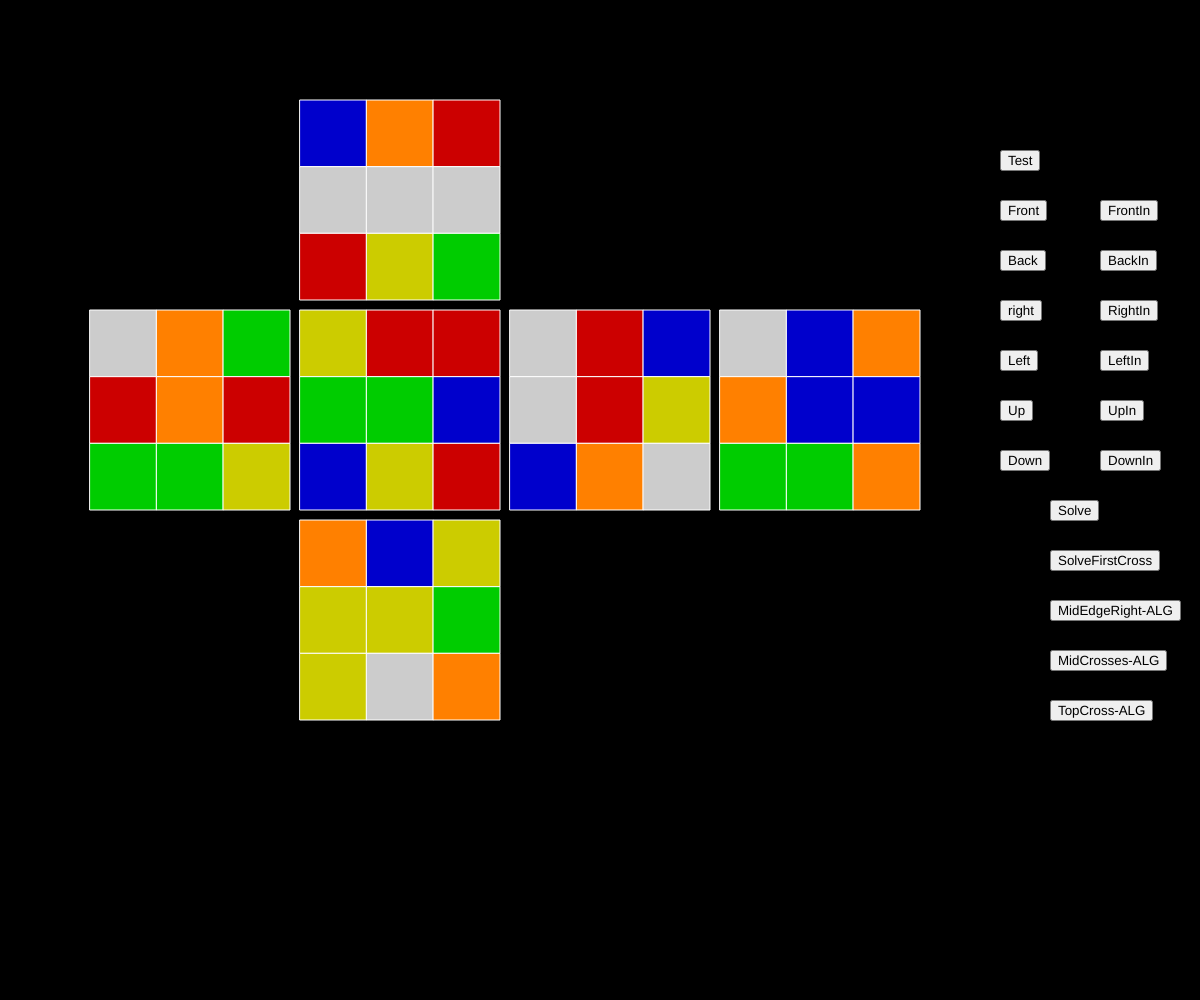
Frame 1 (no input)
Frame 60 (no input): identical to frame 1, image omitted
Frame 120 (the mouse pressed at the canvas centre since frame 60): identical to frame 1, image omitted

The p5.js sketch that drew this single still picture (run headless with seeded random() and noise() and a simulated clock; from frame 60 on, the mouse is pressed at the canvas centre):

// p5.js sketch
// ── sketch.js
let cube;
let button;
let size = 200;
let spacing = 10;
function setup() {
	createCanvas(windowWidth, windowHeight);
	cube = new Cube(size, spacing);
		cube.rotateDown();
		button = createButton('Front');
		button.position(1000, 200);
		button.mousePressed(front);
		button = createButton('FrontIn');
		button.position(1100, 200);
		button.mousePressed(frontInverted);
		button = createButton('Back');
		button.position(1000, 250);
		button.mousePressed(back);
		button = createButton('BackIn');
		button.position(1100, 250);
		button.mousePressed(backInverted);
		button = createButton('right');
		button.position(1000, 300);
		button.mousePressed(right);
		button = createButton('RightIn');
		button.position(1100, 300);
		button.mousePressed(rightInverted);
		button = createButton('Left');
		button.position(1000, 350);
		button.mousePressed(left);
		button = createButton('LeftIn');
		button.position(1100, 350);
		button.mousePressed(leftInverted);
		button = createButton('Up');
		button.position(1000, 400);
		button.mousePressed(up);
		button = createButton('UpIn');
		button.position(1100, 400);
		button.mousePressed(upInverted);
		button = createButton('Down');
		button.position(1000, 450);
		button.mousePressed(down);
		button = createButton('DownIn');
		button.position(1100, 450);
		button.mousePressed(downInverted);

		button = createButton('SpinUp');
		button.position(1200, 200);
		button.mousePressed(spinUp);
		button = createButton('SpinDown');
		button.position(1200, 250);
		button.mousePressed(spinDown);
		button = createButton('SpinRight');
		button.position(1200, 300);
		button.mousePressed(spinRight);
		button = createButton('SpinLeft');
		button.position(1200, 350);
		button.mousePressed(spinLeft);

		button = createButton('Solve');
		button.position(1050, 500);
		button.mousePressed(solve);
		button = createButton('Test');
		button.position(1000, 150);
		button.mousePressed(solveFirstCross);
		button = createButton('MixUp');
		button.position(1200, 150);
		button.mousePressed(mixUp);

		button = createButton('SolveFirstCross');
		button.position(1050, 550);
		button.mousePressed(solveFirstCross);
		button = createButton('SolveFirstCorners');
		button.position(1200, 550);
		button.mousePressed(solveFirstCorners);
		button = createButton('MidEdgeRight-ALG');
		button.position(1050, 600);
		button.mousePressed(midEdgeRightAlgorithm);
		button = createButton('MidEdgeLeft-ALG');
		button.position(1200, 600);
		button.mousePressed(midEdgeLeftAlgorithm);
		button = createButton('MidCrosses-ALG');
		button.position(1050, 650);
		button.mousePressed(midCrossesAlgorithm);
		button = createButton('FinalCornerRepeat-ALG');
		button.position(1200, 650);
		button.mousePressed(finalCornerRepeatAlgorithm);
		button = createButton('TopCross-ALG');
		button.position(1050, 700);
		button.mousePressed(topCrossAlgorithm);
		button = createButton('ShuffleTopCorners-ALG');
		button.position(1200, 700);
		button.mousePressed(shuffleTopCornersAlgorithm);

		cube.mixUp();
		findCorner();
}

function draw() {
	background(0);
	cube.show();
}


//rotation functions, rotating cube side------------------------------------------
function front(){
	cube.rotateFront();
}
function frontInverted(){
	cube.rotateFrontInverted();
}
function back(){
	cube.rotateBack();
}
function backInverted(){
	cube.rotateBackInverted();
}
function right(){
	cube.rotateRight();
}
function rightInverted(){
	cube.rotateRightInverted();
}
function left(){
	cube.rotateLeft();
}
function leftInverted(){
	cube.rotateLeftInverted();
}
function up(){
	cube.rotateUp();
}
function upInverted(){
	cube.rotateUpInverted();
}
function down(){
	cube.rotateDown();
}
function downInverted(){
	cube.rotateDownInverted();
}

//spin functions, rotating entire cube--------------------------------------------
function spinUp(){
	cube.spinUp();
}
function spinDown(){
	cube.spinDown();
}
function spinRight(){
	cube.spinRight();
}
function spinLeft(){
	cube.spinLeft();
}

//find side color functions-------------------------------------------------------
function getFrontColor(){
	return cube.front.squares[4].color;
}
function getRightColor(){
	return cube.right.squares[4].color;
}
function getLeftColor(){
	return cube.left.squares[4].color;
}
function getBackColor(){
	return cube.back.squares[4].color;
}
function getUpColor(){
	return cube.up.squares[4].color;
}
function getDownColor(){
	return cube.down.squares[4].color;
}

//other cube API's ---------------------------------------------------------------
function findEdge(color1, color2){
	return cube.findEdge(color1, color2);
}

function mixUp(){
	cube.mixUp();
}
function test(){
  for (let i=0; i<500000; i++){
    cube.mixUp();
    solve();
    let checkcolor = getFrontColor();
    if (checkIsSolved){
			console.log(i);
		}
		else{
			console.log("Fail");
			break;
		}
  }
}

function findCorner (color1, color2, color3){
	if (
		color1 == cube.front.squares[0].color && color2 == cube.up.squares[6].color && color3 == cube.left.squares[2].color ||
		color1 == cube.front.squares[0].color && color3 == cube.up.squares[6].color && color2 == cube.left.squares[2].color ||
		color1 == cube.up.squares[6].color && color2 == cube.left.squares[2].color && color3 == cube.front.squares[0].color ||
		color1 == cube.up.squares[6].color && color3 == cube.left.squares[2].color && color2 == cube.front.squares[0].color ||
		color1 == cube.left.squares[2].color && color2 == cube.up.squares[6].color && color3 == cube.front.squares[0].color ||
		color1 == cube.left.squares[2].color && color3 == cube.up.squares[6].color && color2 == cube.front.squares[0].color
	){
		return 1;
	}
	else if (
		color1 == cube.front.squares[2].color && color2 == cube.up.squares[8].color && color3 == cube.right.squares[0].color ||
		color1 == cube.front.squares[2].color && color3 == cube.up.squares[8].color && color2 == cube.right.squares[0].color ||
		color1 == cube.up.squares[8].color && color2 == cube.right.squares[0].color && color3 == cube.front.squares[2].color ||
		color1 == cube.up.squares[8].color && color3 == cube.right.squares[0].color && color2 == cube.front.squares[2].color ||
		color1 == cube.right.squares[0].color && color2 == cube.up.squares[8].color && color3 == cube.front.squares[2].color ||
		color1 == cube.right.squares[0].color && color3 == cube.up.squares[8].color && color2 == cube.front.squares[2].color
	) {
		return 2;
	}
	else if (
		color1 == cube.front.squares[6].color && color2 == cube.down.squares[0].color && color3 == cube.left.squares[8].color ||
		color1 == cube.front.squares[6].color && color3 == cube.down.squares[0].color && color2 == cube.left.squares[8].color ||
		color1 == cube.down.squares[0].color && color2 == cube.left.squares[8].color && color3 == cube.front.squares[6].color ||
		color1 == cube.down.squares[0].color && color3 == cube.left.squares[8].color && color2 == cube.front.squares[6].color ||
		color1 == cube.left.squares[8].color && color2 == cube.down.squares[0].color && color3 == cube.front.squares[6].color ||
		color1 == cube.left.squares[8].color && color3 == cube.down.squares[0].color && color2 == cube.front.squares[6].color
	) {
		return 3;
	}
	else if (
		color1 == cube.front.squares[8].color && color2 == cube.down.squares[2].color && color3 == cube.right.squares[6].color ||
		color1 == cube.front.squares[8].color && color3 == cube.down.squares[2].color && color2 == cube.right.squares[6].color ||
		color1 == cube.down.squares[2].color && color2 == cube.right.squares[6].color && color3 == cube.front.squares[8].color ||
		color1 == cube.down.squares[2].color && color3 == cube.right.squares[6].color && color2 == cube.front.squares[8].color ||
		color1 == cube.right.squares[6].color && color2 == cube.down.squares[2].color && color3 == cube.front.squares[8].color ||
		color1 == cube.right.squares[6].color && color3 == cube.down.squares[2].color && color2 == cube.front.squares[8].color
	) {
		return 4;
	}
	else if (
		color1 == cube.back.squares[2].color && color2 == cube.up.squares[0].color && color3 == cube.left.squares[0].color ||
		color1 == cube.back.squares[2].color && color3 == cube.up.squares[0].color && color2 == cube.left.squares[0].color ||
		color1 == cube.up.squares[0].color && color2 == cube.left.squares[0].color && color3 == cube.back.squares[2].color ||
		color1 == cube.up.squares[0].color && color3 == cube.left.squares[0].color && color2 == cube.back.squares[2].color ||
		color1 == cube.left.squares[0].color && color2 == cube.up.squares[0].color && color3 == cube.back.squares[2].color ||
		color1 == cube.left.squares[0].color && color3 == cube.up.squares[0].color && color2 == cube.back.squares[2].color
	) {
		return 5;
	}
	else if (
		color1 == cube.back.squares[0].color && color2 == cube.up.squares[2].color && color3 == cube.right.squares[2].color ||
		color1 == cube.back.squares[0].color && color3 == cube.up.squares[2].color && color2 == cube.right.squares[2].color ||
		color1 == cube.up.squares[2].color && color2 == cube.right.squares[2].color && color3 == cube.back.squares[0].color ||
		color1 == cube.up.squares[2].color && color3 == cube.right.squares[2].color && color2 == cube.back.squares[0].color ||
		color1 == cube.right.squares[2].color && color2 == cube.up.squares[2].color && color3 == cube.back.squares[0].color ||
		color1 == cube.right.squares[2].color && color3 == cube.up.squares[2].color && color2 == cube.back.squares[0].color
	) {
		return 6;
	}
	else if (
		color1 == cube.back.squares[8].color && color2 == cube.down.squares[6].color && color3 == cube.left.squares[6].color ||
		color1 == cube.back.squares[8].color && color3 == cube.down.squares[6].color && color2 == cube.left.squares[6].color ||
		color1 == cube.down.squares[6].color && color2 == cube.left.squares[6].color && color3 == cube.back.squares[8].color ||
		color1 == cube.down.squares[6].color && color3 == cube.left.squares[6].color && color2 == cube.back.squares[8].color ||
		color1 == cube.left.squares[6].color && color2 == cube.down.squares[6].color && color3 == cube.back.squares[8].color ||
		color1 == cube.left.squares[6].color && color3 == cube.down.squares[6].color && color2 == cube.back.squares[8].color
	) {
		return 7;
	}
	else if (
		color1 == cube.back.squares[6].color && color2 == cube.down.squares[8].color && color3 == cube.right.squares[8].color ||
		color1 == cube.back.squares[6].color && color3 == cube.down.squares[8].color && color2 == cube.right.squares[8].color ||
		color1 == cube.down.squares[8].color && color2 == cube.right.squares[8].color && color3 == cube.back.squares[6].color ||
		color1 == cube.down.squares[8].color && color3 == cube.right.squares[8].color && color2 == cube.back.squares[6].color ||
		color1 == cube.right.squares[8].color && color2 == cube.down.squares[8].color && color3 == cube.back.squares[6].color ||
		color1 == cube.right.squares[8].color && color3 == cube.down.squares[8].color && color2 == cube.back.squares[6].color
	) {
		return 8;
	}
}

//returns an array of 8 elements
//each element is true if the corner in its position is the correct corner, regardless of rotation

function cornerPositions(){
	let results = [];
	let color1;
	let color2;
	let color3;

	color1 = cube.front.squares[4].color;
	color2 = cube.up.squares[4].color;
	color3 = cube.left.squares[4].color;

	if (
		color1 == cube.front.squares[0].color && color2 == cube.up.squares[6].color && color3 == cube.left.squares[2].color ||
		color1 == cube.front.squares[0].color && color3 == cube.up.squares[6].color && color2 == cube.left.squares[2].color ||
		color1 == cube.up.squares[6].color && color2 == cube.left.squares[2].color && color3 == cube.front.squares[0].color ||
		color1 == cube.up.squares[6].color && color3 == cube.left.squares[2].color && color2 == cube.front.squares[0].color ||
		color1 == cube.left.squares[2].color && color2 == cube.up.squares[6].color && color3 == cube.front.squares[0].color ||
		color1 == cube.left.squares[2].color && color3 == cube.up.squares[6].color && color2 == cube.front.squares[0].color
	){
		results[0] = true;
	}
	else {
		results[0] = false;
	}

	color1 = cube.front.squares[4].color;
	color2 = cube.up.squares[4].color;
	color3 = cube.right.squares[4].color;

	if (
		color1 == cube.front.squares[2].color && color2 == cube.up.squares[8].color && color3 == cube.right.squares[0].color ||
		color1 == cube.front.squares[2].color && color3 == cube.up.squares[8].color && color2 == cube.right.squares[0].color ||
		color1 == cube.up.squares[8].color && color2 == cube.right.squares[0].color && color3 == cube.front.squares[2].color ||
		color1 == cube.up.squares[8].color && color3 == cube.right.squares[0].color && color2 == cube.front.squares[2].color ||
		color1 == cube.right.squares[0].color && color2 == cube.up.squares[8].color && color3 == cube.front.squares[2].color ||
		color1 == cube.right.squares[0].color && color3 == cube.up.squares[8].color && color2 == cube.front.squares[2].color
	) {
		results[1] = true;
	}
	else {
		results[1] = false;
	}

	color1 = cube.front.squares[4].color;
	color2 = cube.down.squares[4].color;
	color3 = cube.left.squares[4].color;

	if (
		color1 == cube.front.squares[6].color && color2 == cube.down.squares[0].color && color3 == cube.left.squares[8].color ||
		color1 == cube.front.squares[6].color && color3 == cube.down.squares[0].color && color2 == cube.left.squares[8].color ||
		color1 == cube.down.squares[0].color && color2 == cube.left.squares[8].color && color3 == cube.front.squares[6].color ||
		color1 == cube.down.squares[0].color && color3 == cube.left.squares[8].color && color2 == cube.front.squares[6].color ||
		color1 == cube.left.squares[8].color && color2 == cube.down.squares[0].color && color3 == cube.front.squares[6].color ||
		color1 == cube.left.squares[8].color && color3 == cube.down.squares[0].color && color2 == cube.front.squares[6].color
	) {
		results[2] = true;
	}
	else {
		results[2] = false;
	}

	color1 = cube.front.squares[4].color;
	color2 = cube.down.squares[4].color;
	color3 = cube.right.squares[4].color;

	if (
		color1 == cube.front.squares[8].color && color2 == cube.down.squares[2].color && color3 == cube.right.squares[6].color ||
		color1 == cube.front.squares[8].color && color3 == cube.down.squares[2].color && color2 == cube.right.squares[6].color ||
		color1 == cube.down.squares[2].color && color2 == cube.right.squares[6].color && color3 == cube.front.squares[8].color ||
		color1 == cube.down.squares[2].color && color3 == cube.right.squares[6].color && color2 == cube.front.squares[8].color ||
		color1 == cube.right.squares[6].color && color2 == cube.down.squares[2].color && color3 == cube.front.squares[8].color ||
		color1 == cube.right.squares[6].color && color3 == cube.down.squares[2].color && color2 == cube.front.squares[8].color
	) {
		results[3] = true;
	}
	else {
		results[3] = false;
	}

	color1 = cube.back.squares[4].color;
	color2 = cube.up.squares[4].color;
	color3 = cube.left.squares[4].color;

	if (
		color1 == cube.back.squares[2].color && color2 == cube.up.squares[0].color && color3 == cube.left.squares[0].color ||
		color1 == cube.back.squares[2].color && color3 == cube.up.squares[0].color && color2 == cube.left.squares[0].color ||
		color1 == cube.up.squares[0].color && color2 == cube.left.squares[0].color && color3 == cube.back.squares[2].color ||
		color1 == cube.up.squares[0].color && color3 == cube.left.squares[0].color && color2 == cube.back.squares[2].color ||
		color1 == cube.left.squares[0].color && color2 == cube.up.squares[0].color && color3 == cube.back.squares[2].color ||
		color1 == cube.left.squares[0].color && color3 == cube.up.squares[0].color && color2 == cube.back.squares[2].color
	) {
		results[4] = true;
	}
	else {
		results[4] = false;
	}

	color1 = cube.back.squares[4].color;
	color2 = cube.up.squares[4].color;
	color3 = cube.right.squares[4].color;

	if (
		color1 == cube.back.squares[0].color && color2 == cube.up.squares[2].color && color3 == cube.right.squares[2].color ||
		color1 == cube.back.squares[0].color && color3 == cube.up.squares[2].color && color2 == cube.right.squares[2].color ||
		color1 == cube.up.squares[2].color && color2 == cube.right.squares[2].color && color3 == cube.back.squares[0].color ||
		color1 == cube.up.squares[2].color && color3 == cube.right.squares[2].color && color2 == cube.back.squares[0].color ||
		color1 == cube.right.squares[2].color && color2 == cube.up.squares[2].color && color3 == cube.back.squares[0].color ||
		color1 == cube.right.squares[2].color && color3 == cube.up.squares[2].color && color2 == cube.back.squares[0].color
	) {
		results[5] = true;
	}
	else {
		results[5] = false;
	}

	color1 = cube.back.squares[4].color;
	color2 = cube.down.squares[4].color;
	color3 = cube.left.squares[4].color;

	if (
		color1 == cube.back.squares[8].color && color2 == cube.down.squares[6].color && color3 == cube.left.squares[6].color ||
		color1 == cube.back.squares[8].color && color3 == cube.down.squares[6].color && color2 == cube.left.squares[6].color ||
		color1 == cube.down.squares[6].color && color2 == cube.left.squares[6].color && color3 == cube.back.squares[8].color ||
		color1 == cube.down.squares[6].color && color3 == cube.left.squares[6].color && color2 == cube.back.squares[8].color ||
		color1 == cube.left.squares[6].color && color2 == cube.down.squares[6].color && color3 == cube.back.squares[8].color ||
		color1 == cube.left.squares[6].color && color3 == cube.down.squares[6].color && color2 == cube.back.squares[8].color
	) {
		results[6] = true;
	}
	else {
		results[6] = false;
	}

	color1 = cube.back.squares[4].color;
	color2 = cube.down.squares[4].color;
	color3 = cube.right.squares[4].color;

	if (
		color1 == cube.back.squares[6].color && color2 == cube.down.squares[8].color && color3 == cube.right.squares[8].color ||
		color1 == cube.back.squares[6].color && color3 == cube.down.squares[8].color && color2 == cube.right.squares[8].color ||
		color1 == cube.down.squares[8].color && color2 == cube.right.squares[8].color && color3 == cube.back.squares[6].color ||
		color1 == cube.down.squares[8].color && color3 == cube.right.squares[8].color && color2 == cube.back.squares[6].color ||
		color1 == cube.right.squares[8].color && color2 == cube.down.squares[8].color && color3 == cube.back.squares[6].color ||
		color1 == cube.right.squares[8].color && color3 == cube.down.squares[8].color && color2 == cube.back.squares[6].color
	) {
		results[7] = true;
	}
	else {
		results[7] = false;
	}
	return results;
}

function isCornerRotationCorrect(address){
	switch (address) {
		case 1:
			if (
				cube.front.squares[4].color == cube.front.squares[0].color &&
				cube.up.squares[4].color == cube.up.squares[6].color &&
				cube.left.squares[4].color == cube.left.squares[2].color
			){
				return true;
			}
			else{
				return false;
			}
			break;
		case 2:
			if (
				cube.front.squares[4].color == cube.front.squares[2].color &&
				cube.up.squares[4].color == cube.up.squares[8].color &&
				cube.right.squares[4].color == cube.right.squares[0].color
			){
				return true;
			}
			else{
				return false;
			}
			break;
		case 3:
			if (
				cube.front.squares[4].color == cube.front.squares[6].color &&
				cube.down.squares[4].color == cube.down.squares[0].color &&
				cube.left.squares[4].color == cube.left.squares[8].color
			){
				return true;
			}
			else{
				return false;
			}
			break;
		case 4:
			if (
				cube.front.squares[4].color == cube.front.squares[8].color &&
				cube.down.squares[4].color == cube.down.squares[2].color &&
				cube.right.squares[4].color == cube.right.squares[6].color
			){
				return true;
			}
			else{
				return false;
			}
			break;
		case 5:
			if (
				cube.back.squares[4].color == cube.back.squares[2].color &&
				cube.up.squares[4].color == cube.up.squares[0].color &&
				cube.left.squares[4].color == cube.left.squares[0].color
			){
				return true;
			}
			else{
				return false;
			}
			break;
		case 6:
			if (
				cube.back.squares[4].color == cube.back.squares[0].color &&
				cube.up.squares[4].color == cube.up.squares[2].color &&
				cube.right.squares[4].color == cube.right.squares[2].color
			){
				return true;
			}
			else{
				return false;
			}
			break;
		case 7:
			if (
				cube.back.squares[4].color == cube.back.squares[8].color &&
				cube.down.squares[4].color == cube.down.squares[6].color &&
				cube.left.squares[4].color == cube.left.squares[6].color
			){
				return true;
			}
			else{
				return false;
			}
			break;
		case 8:
			if (
				cube.back.squares[4].color == cube.back.squares[6].color &&
				cube.down.squares[4].color == cube.down.squares[8].color &&
				cube.right.squares[4].color == cube.right.squares[8].color
			){
				return true;
			}
			else{
				return false;
			}
			break;
		default:

	}
}

function getFaceColors(face){
	let colors = [];
	switch (face) {
		case "front":
			for (let i=0; i<cube.front.squares.length; i++){
				colors[i] = cube.front.squares[i].color;
			}
			break;
		case "back":
			for (let i=0; i<cube.back.squares.length; i++){
				colors[i] = cube.back.squares[i].color;
			}
			break;
		case "right":
			for (let i=0; i<cube.right.squares.length; i++){
				colors[i] = cube.right.squares[i].color;
			}
			break;
		case "left":
			for (let i=0; i<cube.left.squares.length; i++){
				colors[i] = cube.left.squares[i].color;
			}
			break;
		case "up":
			for (let i=0; i<cube.up.squares.length; i++){
				colors[i] = cube.up.squares[i].color;
			}
			break;
		case "down":
			for (let i=0; i<cube.down.squares.length; i++){
				colors[i] = cube.down.squares[i].color;
			}
			break;
		default:

	}
	return colors;
}

function checkMidCrosses(){
	let results = [];
	if (cube.left.squares[1].color == cube.left.squares[4].color){
		results[0] = true;
	}
	else{
		results[0] = false;
	}
	if (cube.front.squares[1].color == cube.front.squares[4].color) {
		results[1] = true;
	}
	else{
		results[1] = false;
	}
	if (cube.right.squares[1].color == cube.right.squares[4].color) {
		results[2] = true;
	}
	else{
		results[2] = false;
	}
	if (cube.back.squares[1].color == cube.back.squares[4].color) {
		results[3] = true;
	}
	else{
		results[3] = false;
	}
	return results;
}

function checkIsSolved(){
	let checkcolor = cube.front.squares[4].color;
	//check front
	if (
		cube.front.squares[0].color == checkcolor &&
		cube.front.squares[1].color == checkcolor &&
		cube.front.squares[2].color == checkcolor &&
		cube.front.squares[3].color == checkcolor &&
		cube.front.squares[5].color == checkcolor &&
		cube.front.squares[6].color == checkcolor &&
		cube.front.squares[7].color == checkcolor &&
		cube.front.squares[8].color == checkcolor
	){}
	else {return false;}
	//check right
	checkcolor = cube.right.squares[4].color;
	if (
		cube.right.squares[0].color == checkcolor &&
		cube.right.squares[1].color == checkcolor &&
		cube.right.squares[2].color == checkcolor &&
		cube.right.squares[3].color == checkcolor &&
		cube.right.squares[5].color == checkcolor &&
		cube.right.squares[6].color == checkcolor &&
		cube.right.squares[7].color == checkcolor &&
		cube.right.squares[8].color == checkcolor
	){}
	else {return false;}
	//check left
	checkcolor = cube.left.squares[4].color;
	if (
		cube.left.squares[0].color == checkcolor &&
		cube.left.squares[1].color == checkcolor &&
		cube.left.squares[2].color == checkcolor &&
		cube.left.squares[3].color == checkcolor &&
		cube.left.squares[5].color == checkcolor &&
		cube.left.squares[6].color == checkcolor &&
		cube.left.squares[7].color == checkcolor &&
		cube.left.squares[8].color == checkcolor
	){}
	else {return false;}
	//check back
	checkcolor = cube.back.squares[4].color;
	if (
		cube.back.squares[0].color == checkcolor &&
		cube.back.squares[1].color == checkcolor &&
		cube.back.squares[2].color == checkcolor &&
		cube.back.squares[3].color == checkcolor &&
		cube.back.squares[5].color == checkcolor &&
		cube.back.squares[6].color == checkcolor &&
		cube.back.squares[7].color == checkcolor &&
		cube.back.squares[8].color == checkcolor
	){}
	else {return false;}
	//check up
	checkcolor = cube.up.squares[4].color;
	if (
		cube.up.squares[0].color == checkcolor &&
		cube.up.squares[1].color == checkcolor &&
		cube.up.squares[2].color == checkcolor &&
		cube.up.squares[3].color == checkcolor &&
		cube.up.squares[5].color == checkcolor &&
		cube.up.squares[6].color == checkcolor &&
		cube.up.squares[7].color == checkcolor &&
		cube.up.squares[8].color == checkcolor
	){}
	else {return false;}
	//check down
	checkcolor = cube.down.squares[4].color;
	if (
		cube.down.squares[0].color == checkcolor &&
		cube.down.squares[1].color == checkcolor &&
		cube.down.squares[2].color == checkcolor &&
		cube.down.squares[3].color == checkcolor &&
		cube.down.squares[5].color == checkcolor &&
		cube.down.squares[6].color == checkcolor &&
		cube.down.squares[7].color == checkcolor &&
		cube.down.squares[8].color == checkcolor
	){}
	else {return false;}
	return true;
}

// ── algorithms.js
function midEdgeLeftAlgorithm(){
  upInverted();
  leftInverted();
  up();
  left();
  up();
  front();
  upInverted();
  frontInverted();
}

function midCrossesAlgorithm(){
  right();
  up();
  rightInverted();
  up();
  right();
  up();
  up();
  rightInverted();
  up();
}

function topCrossAlgorithm(){
  front();
  right();
  up();
  rightInverted();
  upInverted();
  frontInverted();
}
function shuffleTopCornersAlgorithm(){
  up();
  right();
  upInverted();
  leftInverted();
  up();
  rightInverted();
  upInverted();
  left();
}
function finalCornerRepeatAlgorithm(){
  rightInverted();
  downInverted();
  right();
  down();
}

function bottomRightCornerRepeatAlgorithm(){
  rightInverted();
  backInverted();
  right();
  back();
}
function bottomLeftCornerRepeatAlgorithm(){
  downInverted();
  backInverted();
  down();
  back();
}
function topRightCornerRepeatAlgorithm(){
  upInverted();
  backInverted();
  up();
  back();
}
function topLeftCornerRepeatAlgorithm(){
  leftInverted();
  backInverted();
  left();
  back();
}

// ── cube.js
class Cube{
  constructor(size, spacing){
    this.size = size;
    this.spacing = spacing;
    this.left = new Side(this.size, color(255, 128, 0));
    this.right = new Side(this.size, color(204, 0, 0));
    this.front = new Side(this.size, color(0, 204, 0));
    this.back = new Side(this.size, color(0, 0, 204));
    this.up = new Side(this.size, color(204, 204, 204));
    this.down = new Side(this.size, color(204, 204, 0));
  }

  show(){
    let sidepos = createVector(300, 100);
    this.up.show(sidepos);
    sidepos.x -= this.size + this.spacing;
    sidepos.y += this.size + this.spacing;
    this.left.show(sidepos);
    sidepos.x += this.size + this.spacing;
    this.front.show(sidepos);
    sidepos.x += this.size + this.spacing;
    this.right.show(sidepos);
    sidepos.x += this.size + this.spacing;
    this.back.show(sidepos);
    sidepos.x -= (this.size+this.spacing) * 2;
    sidepos.y += this.size + this.spacing;
    this.down.show(sidepos);
  }
//Cube Side Rotation Functions---------------------------------------------------------------
  rotateFront(){
    let square1 = this.right.squares[0];
    let square2 = this.right.squares[3];
    let square3 = this.right.squares[6];
    this.right.squares[0] = this.up.squares[6];
    this.right.squares[3] = this.up.squares[7];
    this.right.squares[6] = this.up.squares[8];
    this.up.squares[6] = this.left.squares[8];
    this.up.squares[7] = this.left.squares[5];
    this.up.squares[8] = this.left.squares[2];
    this.left.squares[8] = this.down.squares[2];
    this.left.squares[5] = this.down.squares[1];
    this.left.squares[2] = this.down.squares[0];
    this.down.squares[2] = square1;
    this.down.squares[1] = square2;
    this.down.squares[0] = square3;
    this.front.spinCW();
  }
  rotateFrontInverted(){
    let square1 = this.left.squares[2];
    let square2 = this.left.squares[5];
    let square3 = this.left.squares[8];
    this.left.squares[2] = this.up.squares[8];
    this.left.squares[5] = this.up.squares[7];
    this.left.squares[8] = this.up.squares[6];
    this.up.squares[8] = this.right.squares[6];
    this.up.squares[7] = this.right.squares[3];
    this.up.squares[6] = this.right.squares[0];
    this.right.squares[6] = this.down.squares[0];
    this.right.squares[3] = this.down.squares[1];
    this.right.squares[0] = this.down.squares[2];
    this.down.squares[0] = square1;
    this.down.squares[1] = square2;
    this.down.squares[2] = square3;
    this.front.spinCCW();
  }
  rotateBack(){
    let square1 = this.left.squares[0];
    let square2 = this.left.squares[3];
    let square3 = this.left.squares[6];
    this.left.squares[0] = this.up.squares[2];
    this.left.squares[3] = this.up.squares[1];
    this.left.squares[6] = this.up.squares[0];
    this.up.squares[2] = this.right.squares[8];
    this.up.squares[1] = this.right.squares[5];
    this.up.squares[0] = this.right.squares[2];
    this.right.squares[8] = this.down.squares[6];
    this.right.squares[5] = this.down.squares[7];
    this.right.squares[2] = this.down.squares[8];
    this.down.squares[6] = square1;
    this.down.squares[7] = square2;
    this.down.squares[8] = square3;
    this.back.spinCW();
  }
  rotateBackInverted(){
    let square1 = this.right.squares[2];
    let square2 = this.right.squares[5];
    let square3 = this.right.squares[8];
    this.right.squares[2] = this.up.squares[0];
    this.right.squares[5] = this.up.squares[1];
    this.right.squares[8] = this.up.squares[2];
    this.up.squares[0] = this.left.squares[6];
    this.up.squares[1] = this.left.squares[3];
    this.up.squares[2] = this.left.squares[0];
    this.left.squares[6] = this.down.squares[8];
    this.left.squares[3] = this.down.squares[7];
    this.left.squares[0] = this.down.squares[6];
    this.down.squares[8] = square1;
    this.down.squares[7] = square2;
    this.down.squares[6] = square3;
    this.back.spinCCW();
  }
  rotateRight(){
    let square1 = this.down.squares[2];
    let square2 = this.down.squares[5];
    let square3 = this.down.squares[8];
    this.down.squares[2] = this.back.squares[6];
    this.down.squares[5] = this.back.squares[3];
    this.down.squares[8] = this.back.squares[0];
    this.back.squares[6] = this.up.squares[2];
    this.back.squares[3] = this.up.squares[5];
    this.back.squares[0] = this.up.squares[8];
    this.up.squares[2] = this.front.squares[2];
    this.up.squares[5] = this.front.squares[5];
    this.up.squares[8] = this.front.squares[8];
    this.front.squares[2] = square1;
    this.front.squares[5] = square2;
    this.front.squares[8] = square3;
    this.right.spinCW();
  }
  rotateRightInverted(){
    let square1 = this.up.squares[2];
    let square2 = this.up.squares[5];
    let square3 = this.up.squares[8];
    this.up.squares[2] = this.back.squares[6];
    this.up.squares[5] = this.back.squares[3];
    this.up.squares[8] = this.back.squares[0];
    this.back.squares[6] = this.down.squares[2];
    this.back.squares[3] = this.down.squares[5];
    this.back.squares[0] = this.down.squares[8];
    this.down.squares[2] = this.front.squares[2];
    this.down.squares[5] = this.front.squares[5];
    this.down.squares[8] = this.front.squares[8];
    this.front.squares[2] = square1;
    this.front.squares[5] = square2;
    this.front.squares[8] = square3;
    this.right.spinCCW();
  }
  rotateLeft(){
    let square1 = this.up.squares[0];
    let square2 = this.up.squares[3];
    let square3 = this.up.squares[6];
    this.up.squares[0] = this.back.squares[8];
    this.up.squares[3] = this.back.squares[5];
    this.up.squares[6] = this.back.squares[2];
    this.back.squares[8] = this.down.squares[0];
    this.back.squares[5] = this.down.squares[3];
    this.back.squares[2] = this.down.squares[6];
    this.down.squares[0] = this.front.squares[0];
    this.down.squares[3] = this.front.squares[3];
    this.down.squares[6] = this.front.squares[6];
    this.front.squares[0] = square1;
    this.front.squares[3] = square2;
    this.front.squares[6] = square3;
    this.left.spinCW();
  }
  rotateLeftInverted(){
    let square1 = this.down.squares[0];
    let square2 = this.down.squares[3];
    let square3 = this.down.squares[6];
    this.down.squares[0] = this.back.squares[8];
    this.down.squares[3] = this.back.squares[5];
    this.down.squares[6] = this.back.squares[2];
    this.back.squares[8] = this.up.squares[0];
    this.back.squares[5] = this.up.squares[3];
    this.back.squares[2] = this.up.squares[6];
    this.up.squares[0] = this.front.squares[0];
    this.up.squares[3] = this.front.squares[3];
    this.up.squares[6] = this.front.squares[6];
    this.front.squares[0] = square1;
    this.front.squares[3] = square2;
    this.front.squares[6] = square3;
    this.left.spinCCW();
  }
  rotateUp(){
    let square1 = this.right.squares[0];
    let square2 = this.right.squares[1];
    let square3 = this.right.squares[2];
    this.right.squares[0] = this.back.squares[0];
    this.right.squares[1] = this.back.squares[1];
    this.right.squares[2] = this.back.squares[2];
    this.back.squares[0] = this.left.squares[0];
    this.back.squares[1] = this.left.squares[1];
    this.back.squares[2] = this.left.squares[2];
    this.left.squares[0] = this.front.squares[0];
    this.left.squares[1] = this.front.squares[1];
    this.left.squares[2] = this.front.squares[2];
    this.front.squares[0] = square1;
    this.front.squares[1] = square2;
    this.front.squares[2] = square3;
    this.up.spinCW();
  }
  rotateUpInverted(){
    let square1 = this.left.squares[0];
    let square2 = this.left.squares[1];
    let square3 = this.left.squares[2];
    this.left.squares[0] = this.back.squares[0];
    this.left.squares[1] = this.back.squares[1];
    this.left.squares[2] = this.back.squares[2];
    this.back.squares[0] = this.right.squares[0];
    this.back.squares[1] = this.right.squares[1];
    this.back.squares[2] = this.right.squares[2];
    this.right.squares[0] = this.front.squares[0];
    this.right.squares[1] = this.front.squares[1];
    this.right.squares[2] = this.front.squares[2];
    this.front.squares[0] = square1;
    this.front.squares[1] = square2;
    this.front.squares[2] = square3;
    this.up.spinCCW();
  }
  rotateDown(){
    let square1 = this.left.squares[6];
    let square2 = this.left.squares[7];
    let square3 = this.left.squares[8];
    this.left.squares[6] = this.back.squares[6];
    this.left.squares[7] = this.back.squares[7];
    this.left.squares[8] = this.back.squares[8];
    this.back.squares[6] = this.right.squares[6];
    this.back.squares[7] = this.right.squares[7];
    this.back.squares[8] = this.right.squares[8];
    this.right.squares[6] = this.front.squares[6];
    this.right.squares[7] = this.front.squares[7];
    this.right.squares[8] = this.front.squares[8];
    this.front.squares[6] = square1;
    this.front.squares[7] = square2;
    this.front.squares[8] = square3;
    this.down.spinCW();
  }
  rotateDownInverted(){
    let square1 = this.right.squares[6];
    let square2 = this.right.squares[7];
    let square3 = this.right.squares[8];
    this.right.squares[6] = this.back.squares[6];
    this.right.squares[7] = this.back.squares[7];
    this.right.squares[8] = this.back.squares[8];
    this.back.squares[6] = this.left.squares[6];
    this.back.squares[7] = this.left.squares[7];
    this.back.squares[8] = this.left.squares[8];
    this.left.squares[6] = this.front.squares[6];
    this.left.squares[7] = this.front.squares[7];
    this.left.squares[8] = this.front.squares[8];
    this.front.squares[6] = square1;
    this.front.squares[7] = square2;
    this.front.squares[8] = square3;
    this.down.spinCCW();
  }
//-------------------------------------------------------------------------------------------
//Spin Cube Functions------------------------------------------------------------------------
  spinRight(){
    let sides = [this.left, this.right, this.front, this.back, this.up, this.down];
    this.left = sides[3];
    this.right = sides[2];
    this.front = sides[0];
    this.back = sides[1];
    this.up.spinCCW();
    this.down.spinCW();
  }
  spinLeft(){
    let sides = [this.left, this.right, this.front, this.back, this.up, this.down];
    this.left = sides[2];
    this.right = sides[3];
    this.front = sides[1];
    this.back = sides[0];
    this.up.spinCW();
    this.down.spinCCW();
  }
  spinUp(){
    let sides = [this.left, this.right, this.front, this.back, this.up, this.down];
    this.up = sides[2];
    this.down = sides[3];
    this.front = sides[5];
    this.back = sides[4];
    this.right.spinCW();
    this.left.spinCCW();
    this.down.spinCW();
    this.down.spinCW();
    this.back.spinCW();
    this.back.spinCW();
  }
  spinDown(){
    let sides = [this.left, this.right, this.front, this.back, this.up, this.down];
    this.up = sides[3];
    this.down = sides[2];
    this.front = sides[4];
    this.back = sides[5];
    this.right.spinCCW();
    this.left.spinCW();
    this.up.spinCW();
    this.up.spinCW();
    this.back.spinCW();
    this.back.spinCW();
  }
//------------------------------------------------------------------------------------------
  mixUp(){
    let n;
    for(let i=0; i<200; i++){
      n = Math.floor(Math.random() * 12) + 1;
      switch (n){
        case 1:
          this.rotateFront();
          break;
        case 2:
          this.rotateFrontInverted();
          break;
        case 3:
          this.rotateBack();
          break;
        case 4:
          this.rotateBackInverted();
          break;
        case 5:
          this.rotateRight();
          break;
        case 6:
          this.rotateRightInverted();
          break;
        case 7:
          this.rotateLeft();
          break;
        case 8:
          this.rotateLeftInverted();
          break;
        case 9:
          this.rotateRight();
          break;
        case 10:
          this.rotateRightInverted();
          break;
        case 11:
          this.rotateLeft();
          break;
        case 12:
          this.rotateLeftInverted();
      }
    }
  }
//this function is passed two colors and find the corisponding edge with those two colors
//[color1 face, color1 index on face, color2 face, color2 index on face]
  findEdge(color1, color2){
    let result = [];
    //color1 on front face
    if (this.front.squares[1].color == color1 && this.up.squares[7].color == color2){
      result = ["front", 1, "up", 7];
      return result;
    }
    else if (this.front.squares[5].color == color1 && this.right.squares[3].color == color2) {
      result = ["front", 5, "right", 3];
      return result;
    }
    else if (this.front.squares[7].color == color1 && this.down.squares[1].color == color2) {
      result = ["front", 7, "down", 1];
      return result;
    }
    else if (this.front.squares[3].color == color1 && this.left.squares[5].color == color2) {
      result = ["front", 3, "left", 5];
      return result;
    }
    //color2 on front face
    else if (this.up.squares[7].color == color1 && this.front.squares[1].color == color2) {
      result = ["up", 7, "front", 1];
      return result;
    }
    else if (this.right.squares[3].color == color1 && this.front.squares[5].color == color2) {
      result = ["right", 3, "front", 5];
      return result;
    }
    else if (this.down.squares[1].color == color1 && this.front.squares[7].color == color2) {
      result = ["down", 1, "front", 7];
      return result;
    }
    else if (this.left.squares[5].color == color1 && this.front.squares[3].color == color2) {
      result = ["left", 5, "front", 3];
      return result;
    }
    //color1 on back face
    else if (this.back.squares[1].color == color1 && this.up.squares[1].color == color2) {
      result = ["back", 1, "up", 1];
      return result;
    }
    else if (this.back.squares[5].color == color1 && this.left.squares[3].color == color2) {
      result = ["back", 5, "left", 3];
      return result;
    }
    else if (this.back.squares[7].color == color1 && this.down.squares[7].color == color2) {
      result = ["back", 7, "down", 7];
      return result;
    }
    else if (this.back.squares[3].color == color1 && this.right.squares[5].color == color2) {
      result = ["back", 3, "right", 5];
      return result;
    }
    //color2 on back face
    else if (this.up.squares[1].color == color1 && this.back.squares[1].color == color2) {
      result = ["up", 1, "back", 1];
      return result;
    }
    else if (this.left.squares[3].color == color1 && this.back.squares[5].color == color2) {
      result = ["left", 3, "back", 5];
      return result;
    }
    else if (this.down.squares[7].color == color1 && this.back.squares[7].color == color2) {
      result = ["down", 7, "back", 7];
      return result;
    }
    else if (this.right.squares[5].color == color1 && this.back.squares[3].color == color2) {
      result = ["right", 5, "back", 3];
      return result;
    }
    //edges that do not touch front or back
    else if (this.up.squares[5].color == color1 && this.right.squares[1].color == color2) {
      result = ["up", 5, "right", 1];
      return result;
    }
    else if (this.right.squares[1].color == color1 && this.up.squares[5].color == color2) {
      result = ["right", 1, "up", 5];
      return result;
    }
    else if (this.right.squares[7].color == color1 && this.down.squares[5].color == color2) {
      result = ["right", 7, "down", 5];
      return result;
    }
    else if (this.down.squares[5].color == color1 && this.right.squares[7].color == color2) {
      result = ["down", 5, "right", 7];
      return result;
    }
    else if (this.down.squares[3].color == color1 && this.left.squares[7].color == color2) {
      result = ["down", 3, "left", 7];
      return result;
    }
    else if (this.left.squares[7].color == color1 && this.down.squares[3].color == color2) {
      result = ["left", 7, "down", 3];
      return result;
    }
    else if (this.left.squares[1].color == color1 && this.up.squares[3].color == color2) {
      result = ["left", 1, "up", 3];
      return result;
    }
    else if (this.up.squares[3].color == color1 && this.left.squares[1].color == color2) {
      result = ["up", 3, "left", 1];
      return result;
    }
  }
}

// ── side.js
class Side{
  constructor(size, color){
    this.size = size;
    this.squares = [];
    for (let i=0; i<9; i++){
      this.squares[i] = new Square(color, size/3);
    }
  }

  show(pos){
    let i=0;
    let n=0;
    stroke(255);
    for (let square of this.squares){
      fill(square.color);
      rect(pos.x + (i*square.size), pos.y + (n * square.size), square.size, square.size);
      i++;
      if (i>=3){
        i=0;
        n++;
      }
    }
  }

  spinCW(){
    let square1 = this.squares[0];
    let square2 = this.squares[1];
    let square3 = this.squares[2];
    let square4 = this.squares[3];
    let square5 = this.squares[4];
    let square6 = this.squares[5];
    let square7 = this.squares[6];
    let square8 = this.squares[7];
    let square9 = this.squares[8];
    this.squares[0] = square7;
    this.squares[1] = square4;
    this.squares[2] = square1;
    this.squares[3] = square8;
    this.squares[4] = square5;
    this.squares[5] = square2;
    this.squares[6] = square9;
    this.squares[7] = square6;
    this.squares[8] = square3;
  }
  spinCCW(){
    let square1 = this.squares[0];
    let square2 = this.squares[1];
    let square3 = this.squares[2];
    let square4 = this.squares[3];
    let square5 = this.squares[4];
    let square6 = this.squares[5];
    let square7 = this.squares[6];
    let square8 = this.squares[7];
    let square9 = this.squares[8];
    this.squares[0] = square3;
    this.squares[1] = square6;
    this.squares[2] = square9;
    this.squares[3] = square2;
    this.squares[4] = square5;
    this.squares[5] = square8;
    this.squares[6] = square1;
    this.squares[7] = square4;
    this.squares[8] = square7;
  }
}

// ── solve.js
function solve(){
  solveFirstCross();
  solveFirstCorners();
  solveMidEdges();
  solveTopCross();
  solveMidCrosses();
  solveTopCornerPositions();
  solveTopCornerRotation();
}

function solveFirstCross(){
  //front and up edge piece-----------------------------------------------------
  let frontColor = getFrontColor();
  let sideColor = getUpColor();
  let edge = findEdge(frontColor, sideColor);
  switch (edge[0]) {
    case "front":
      if (edge[2] == "up"){

      }
      else {
        let n = 0;
        if (edge[2] == "left"){
          n = 1;
        }
        else if (edge[2] == "down") {
          n = 2;
        }
        else if (edge[2] == "right") {
          n = 3;
        }
        for (let i=0; i<n; i++){
          front();
        }
      }
      break;
    case "back":
      if (edge[2] == "up"){
        up();
        up();
      }
      else{
        let n=0;
        if (edge[2] == "right"){
          n = 1;
        }
        else if (edge[2] == "down") {
          n = 2;
        }
        else if (edge[2] == "left") {
          n = 3;
        }
        for (let i=0; i<n; i++){
          back();
        }
        up();
        up();
      }
      break;
    case "up":
      if (edge[2] == "right"){
        right();
        back();
        up();
        up();
      }
      else if (edge[2] == "left") {
        leftInverted();
        backInverted();
        up();
        up();
      }
      break;
    case "right":
      if (edge[2] == "up"){
        up();
      }
      else if (edge[2] == "down") {
        right();
        right();
        up();
      }
      break;
    case "down":
      if (edge[2] == "right"){
        right();
        frontInverted();
      }
      else if (edge[2] == "left") {
        leftInverted();
        front();
      }
      break;
    case "left":
      if (edge[2] == "down"){
        left();
        left();
        upInverted();
      }
      else if (edge[2] == "up") {
        upInverted();
      }
      break;
    default:
  }
  switch (edge[2]) {
    case "front":
      switch (edge[0]) {
        case "up":
          up();
          left();
          front();
          break;
        case "right":
          right();
          up();
          break;
        case "down":
          down();
          right();
          frontInverted();
          break;
        case "left":
          leftInverted();
          upInverted();
          break;
        default:
      }
      break;
    case "back":
      switch (edge[0]) {
        case "up":
          back();
          left();
          upInverted();
          break;
        case "right":
          rightInverted();
          up();
          break;
        case "down":
          backInverted();
          left();
          upInverted();
          break;
        case "left":
          left();
          upInverted();
          break;
        default:
      }
      break;
    default:
  }
  //front and right edge piece --------------------------------------------------
  frontColor = getFrontColor();
  sideColor = getRightColor();
  edge = findEdge(frontColor, sideColor);
  switch (edge[0]) {
    case "front":
      if (edge[2] == "down"){
        down();
        front();
        downInverted();
        frontInverted();
      }
      else if (edge[2] == "left") {
        left();
        front();
        front();
        leftInverted();
        front();
        front();
      }
      else if (edge[2] == "right") {

      }
      else if (edge[2] == "up") {
        console.log("Error Solving First Cross Top");
      }
      break;
    case "back":
      if (edge[2] == "up"){
        backInverted();
        right();
        right();
      }
      else if (edge[2] == "right") {
        right();
        right();
      }
      else if (edge[2] == "down") {
        back();
        right();
        right();
      }
      else if (edge[2] == "left") {
        back();
        back();
        right();
        right();
      }
      break;
    case "right":
      if (edge[2] == "up"){
        frontInverted();
        up();
        front();
      }
      else if (edge[2] == "down") {
        front();
        downInverted();
        frontInverted();
      }
      else if (edge[2] == "front") {
        rightInverted();
        front();
        downInverted();
        frontInverted();
      }
      else if (edge[2] == "back") {
        rightInverted();
        frontInverted();
        up();
        front();
      }
      break;
    case "down":
      if (edge[2] == "right"){
        right();
      }
      else if (edge[2] == "left") {
        front();
        front();
        leftInverted();
        front();
        front();
      }
      else if (edge[2] == "front") {
        down();
        right();
      }
      else if (edge[2] == "back") {
        downInverted();
        right();
      }
      break;
    case "left":
      if (edge[2] == "down"){
        front();
        down();
        frontInverted();
      }
      else if (edge[2] == "up") {
        frontInverted();
        upInverted();
        front();
      }
      else if (edge[2] == "front") {
        left();
        front();
        down();
        frontInverted();
      }
      else if (edge[2] == "back") {
        leftInverted();
        front();
        down();
        frontInverted();
      }
      break;
    case "up":
      if (edge[2] == "left"){
        front();
        front();
        left();
        front();
        front();
      }
      else if (edge[2] == "right") {
        rightInverted();
      }
      else if (edge[2] == "front") {
        console.log("Error Solving First Cross Top");
      }
      else if (edge[2] == "back") {
        up();
        rightInverted();
        upInverted();
      }
      break;
    default:
  }

  //front Down edge piece ------------------------------------------------------
  frontColor = getFrontColor();
  sideColor = getDownColor();
  edge = findEdge(frontColor, sideColor);

  switch (edge[0]) {
    case "front":
      if (edge[2] == "down"){

      }
      else if (edge[2] == "left") {
        left();
        front();
        leftInverted();
        frontInverted();
      }
      else if (edge[2] == "up") {
        console.log("Error Solving First Cross Top");
      }
      else if (edge[2] == "right") {
        console.log("Error Solving First Cross Top");
      }
      break;
    case "back":
      if (edge[2] == "down"){

      }
      else if (edge[2] == "up") {
        back();
        back();
      }
      else if (edge[2] == "right") {
        backInverted();
      }
      else if (edge[2] == "left") {
        back();
      }
      down();
      down();
      break;
    case "down":
      if (edge[2] == "front"){
        downInverted();
      }
      else if (edge[2] == "back") {
        down();
      }
      else if (edge[2] == "right") {
        down();
        down();
      }
      else if (edge[2] == "left") {

      }
      front();
      leftInverted();
      frontInverted();
      break;
    case "left":
      if (edge[2] == "down"){

      }
      else if (edge[2] == "up") {
        left();
        left();
      }
      else if (edge[2] == "front") {
        left();
      }
      else if (edge[2] == "back") {
        leftInverted();
      }
      down();
      break;
    case "up":
      front();
      if (edge[2] == "front"){
        console.log("Error Solving First Cross Top");
      }
      else if (edge[2] == "back") {
        upInverted();
      }
      else if (edge[2] == "right") {
        up();
        up();
      }
      else if (edge[2] == "left") {

      }
      left();
      frontInverted();
      break;
    case "right":
      if (edge[2] == "down"){
        down();
      }
      else if (edge[2] == "up") {
        upInverted();
        back();
        back();
        up();
      }
      else if (edge[2] == "front") {
        console.log("Error Solving First Cross Top");
      }
      else if (edge[2] == "back") {
        right();
        down();
        rightInverted();
      }
      down();
      down();
      break;
    default:
  }
  //front Left edge piece ------------------------------------------------------
  frontColor = getFrontColor();
  sideColor = getLeftColor();
  edge = findEdge(frontColor, sideColor);

  switch (edge[0]) {
    case "front":
      if (edge[2] == "up"){
        console.log("Error Solving First Cross Top");
      }
      else if (edge[2] == "down") {
        console.log("Error Solving First Cross Top");
      }
      else if (edge[2] == "left") {

      }
      else if (edge[2] == "right") {
        console.log("Error Solving First Cross Top");
      }
      break;
    case "back":
      if (edge[2] == "up"){
        back();
      }
      else if (edge[2] == "down") {
        backInverted();
      }
      else if (edge[2] == "left") {

      }
      else if (edge[2] == "right") {
        back();
        back();
      }
      left();
      left();
      break;
    case "left":
      if (edge[2] == "up"){

      }
      else if (edge[2] == "down") {
        left();
        left();
      }
      else if (edge[2] == "front") {
        leftInverted();
      }
      else if (edge[2] == "back") {
        left();
      }
      front();
      upInverted();
      frontInverted();
      break;
    case "up":
      if (edge[2] == "front"){
        console.log("Error Solving First Cross Top");
      }
      else if (edge[2] == "back") {
        upInverted();
        left();
        up();
      }
      else if (edge[2] == "left") {
        left();
      }
      else if (edge[2] == "right") {
        up();
        up();
        left();
        up();
        up();
      }
      break;
    case "right":
      frontInverted();
      if (edge[2] == "up"){
        right();
        right();
        downInverted();
        right();
        right();
      }
      else if (edge[2] == "down") {
        downInverted();
      }
      else if (edge[2] == "front") {
        console.log("Error Solving First Cross Top");
      }
      else if (edge[2] == "back") {
        right();
        downInverted();
        rightInverted();
      }
      front();
      break;
    case "down":
      if (edge[2] == "front"){
        console.log("Error Solving First Cross Top");
      }
      else if (edge[2] == "back") {
        down();
        leftInverted();
        downInverted();
      }
      else if (edge[2] == "left") {
        leftInverted();
      }
      else if (edge[2] == "right") {
        down();
        down();
        leftInverted();
        down();
        down();
      }
      break;
    default:

  }
}

function solveFirstCorners(){
  //top left corner ------------------------------------------------------------
  let color1 = getFrontColor();
  let color2 = getUpColor();
  let color3 = getLeftColor();
  let address = findCorner(color1, color2, color3);
  switch (address) {
    case 1:

      break;
    case 2:
      topRightCornerRepeatAlgorithm();
      back();
      topLeftCornerRepeatAlgorithm();
      break;
    case 3:
      bottomLeftCornerRepeatAlgorithm();
      backInverted();
      topLeftCornerRepeatAlgorithm();
      break;
    case 4:
      bottomRightCornerRepeatAlgorithm();
      back();
      back();
      topLeftCornerRepeatAlgorithm();
      break;
    case 5:
      topLeftCornerRepeatAlgorithm();
      break;
    case 6:
      back();
      topLeftCornerRepeatAlgorithm();
      break;
    case 7:
      backInverted();
      topLeftCornerRepeatAlgorithm();
      break;
    case 8:
      back();
      back();
      topLeftCornerRepeatAlgorithm();
      break;
    default:
  }
  let n=0;
  while (n<4){
    if (isCornerRotationCorrect(1)){
      break;
    }
    else {
      topLeftCornerRepeatAlgorithm();
      topLeftCornerRepeatAlgorithm();
    }
    n+=1;
    if (n >= 4){
      console.log("Failed to solve Corner Top Left");
      break;
    }
  }
  //top right corner solve -----------------------------------------------------
  color1 = getFrontColor();
  color2 = getUpColor();
  color3 = getRightColor();
  address = findCorner(color1, color2, color3);
  switch (address) {
    case 1:
      console.log("Failed to solve Corner Top Left");
      break;
    case 2:

      break;
    case 3:
      bottomLeftCornerRepeatAlgorithm();
      back();
      back();
      topRightCornerRepeatAlgorithm();
      break;
    case 4:
      bottomRightCornerRepeatAlgorithm();
      back();
      topRightCornerRepeatAlgorithm();
      break;
    case 5:
      backInverted();
      topRightCornerRepeatAlgorithm();
      break;
    case 6:
      topRightCornerRepeatAlgorithm();
      break;
    case 7:
      back();
      back();
      topRightCornerRepeatAlgorithm();
      break;
    case 8:
      back();
      topRightCornerRepeatAlgorithm();
      break;
    default:

  }
  n=0;
  while (n<4){
    if (isCornerRotationCorrect(2)){
      break;
    }
    else {
      topRightCornerRepeatAlgorithm();
      topRightCornerRepeatAlgorithm();
    }
    n+=1;
    if (n >= 4){
      console.log("Failed to solve Corner Top Right");
      break;
    }
  }

  color1 = getFrontColor();
  color2 = getDownColor();
  color3 = getLeftColor();
  address = findCorner(color1, color2, color3);
  switch (address) {
    case 1:
      console.log("Failed to solve Corner Top Left");
      break;
    case 2:
      console.log("Failed to solve Corner Top Right");
      break;
    case 3:

      break;
    case 4:
      bottomRightCornerRepeatAlgorithm();
      backInverted();
      bottomLeftCornerRepeatAlgorithm();
      break;
    case 5:
      back();
      bottomLeftCornerRepeatAlgorithm();
      break;
    case 6:
      back();
      back();
      bottomLeftCornerRepeatAlgorithm();
      break;
    case 7:
      bottomLeftCornerRepeatAlgorithm();
      break;
    case 8:
      backInverted();
      bottomLeftCornerRepeatAlgorithm();
      break;
    default:

  }
  n=0;
  while (n<4){
    if (isCornerRotationCorrect(3)){
      break;
    }
    else {
      bottomLeftCornerRepeatAlgorithm();
      bottomLeftCornerRepeatAlgorithm();
    }
    n+=1;
    if (n >= 4){
      console.log("Failed to solve Corner Bottom Left");
      break;
    }
  }


  color1 = getFrontColor();
  color2 = getDownColor();
  color3 = getRightColor();
  address = findCorner(color1, color2, color3);
  switch (address) {
    case 1:
      console.log("Failed to solve Corner Top Left");
      break;
    case 2:
      console.log("Failed to solve Corner Top Right");
      break;
    case 3:
      console.log("Failed to solve Corner Bottom Left");
      break;
    case 4:

      break;
    case 5:
      back();
      back();
      bottomRightCornerRepeatAlgorithm();
      break;
    case 6:
      backInverted();
      bottomRightCornerRepeatAlgorithm();
      break;
    case 7:
      back();
      bottomRightCornerRepeatAlgorithm();
      break;
    case 8:
      bottomRightCornerRepeatAlgorithm();
      break;
    default:

  }
  n=0;
  while (n<4){
    if (isCornerRotationCorrect(4)){
      break;
    }
    else {
      bottomRightCornerRepeatAlgorithm();
      bottomRightCornerRepeatAlgorithm();
    }
    n+=1;
    if (n >= 4){
      console.log("Failed to solve Corner Bottom Right");
      break;
    }
  }
  spinDown();
}

function solveMidEdges(){
  //first face -----------------------------------------------------------------
  let frontColor = getFrontColor();
  let sideColor = getRightColor();
  let edge = findEdge(frontColor, sideColor);
  let skipAlgorithm = false;
  switch (edge[0]) {
    case "front":
      if (edge[2] == "right"){
        skipAlgorithm = true;
      }
      else if (edge[2] == "left") {
        midEdgeLeftAlgorithm();
        up();
        up();
        midEdgeRightAlgorithm();
        midEdgeRightAlgorithm();
        up();
        up();
      }
      else if (edge[2] == "up") {

      }
      break;
    case "right":
      if (edge[2] == "front"){
        midEdgeRightAlgorithm();
        up();
        up();
      }
      else if (edge[2] == "up") {
        up();
      }
      else if (edge[2] == "back") {
        spinLeft();
        midEdgeRightAlgorithm();
        spinRight();
        upInverted();
        midEdgeRightAlgorithm();
        midEdgeRightAlgorithm();
        up();
        up();
      }
      break;
    case "back":
      if (edge[2] == "right"){
        spinLeft();
        midEdgeRightAlgorithm();
        spinRight();
        upInverted();
      }
      else if (edge[2] == "up") {
        up();
        up();
      }
      else if (edge[2] == "left") {
        spinRight();
        midEdgeLeftAlgorithm();
        spinLeft();
        up();
      }
      break;
    case "left":
      if (edge[2] == "back"){
        spinRight();
        midEdgeLeftAlgorithm();
        spinLeft();
        up();
        midEdgeRightAlgorithm();
        midEdgeRightAlgorithm();
        up();
        up();
      }
      else if (edge[2] == "up") {
        upInverted();
      }
      else if (edge[2] == "front") {
        midEdgeLeftAlgorithm();
        up();
        up();
      }
      break;
    case "up":
      if (edge[2] == "front"){
        midEdgeRightAlgorithm();
        midEdgeRightAlgorithm();
        up();
        up();
      }
      else if (edge[2] == "right") {
        up();
        midEdgeRightAlgorithm();
        midEdgeRightAlgorithm();
        up();
        up();
      }
      else if (edge[2] == "back") {
        up();
        up();
        midEdgeRightAlgorithm();
        midEdgeRightAlgorithm();
        up();
        up();
      }
      else if (edge[2] == "left") {
        upInverted();
        midEdgeRightAlgorithm();
        midEdgeRightAlgorithm();
        up();
        up();
      }
      break;
    default:
  }
  if (!skipAlgorithm) {
    midEdgeRightAlgorithm();
  }
  frontColor = getFrontColor();
  sideColor = getLeftColor();
  edge = findEdge(frontColor, sideColor);
  skipAlgorithm = false;
  switch (edge[0]) {
    case "front":
      if (edge[2] == "left"){
        skipAlgorithm = true;
      }
      else if (edge[2] == "up") {

      }
      else if (edge[2] == "right") {
        console.log("Mid Edge Solve error");
      }
      break;
    case "right":
      if (edge[2] == "front"){
        console.log("Mid Edge Solve error");
      }
      else if (edge[2] == "up") {
        up();
      }
      else if (edge[2] == "back") {
        spinLeft();
        midEdgeRightAlgorithm();
        spinRight();
        upInverted();
        midEdgeLeftAlgorithm();
        midEdgeLeftAlgorithm();
        up();
        up();
      }
      break;
    case "back":
      if (edge[2] == "right"){
        spinLeft();
        midEdgeRightAlgorithm();
        spinRight();
        upInverted();
      }
      else if (edge[2] == "up") {
        up();
        up();
      }
      else if (edge[2] == "left") {
        spinRight();
        midEdgeLeftAlgorithm();
        spinLeft();
        up();
      }
      break;
    case "left":
      if (edge[2] == "back"){
        spinRight();
        midEdgeLeftAlgorithm();
        spinLeft();
        up();
        midEdgeLeftAlgorithm();
        midEdgeLeftAlgorithm();
        up();
        up();
      }
      else if (edge[2] == "up") {
        upInverted();
      }
      else if (edge[2] == "front") {
        midEdgeLeftAlgorithm();
        up();
        up();
      }
      break;
    case "up":
      if (edge[2] == "front"){
        midEdgeLeftAlgorithm();
        midEdgeLeftAlgorithm();
        up();
        up();
      }
      else if (edge[2] == "right") {
        up();
        midEdgeLeftAlgorithm();
        midEdgeLeftAlgorithm();
        up();
        up();
      }
      else if (edge[2] == "back") {
        up();
        up();
        midEdgeLeftAlgorithm();
        midEdgeLeftAlgorithm();
        up();
        up();
      }
      else if (edge[2] == "left") {
        upInverted();
        midEdgeLeftAlgorithm();
        midEdgeLeftAlgorithm();
        up();
        up();
      }
      break;
    default:

  }
  if (!skipAlgorithm){
    midEdgeLeftAlgorithm();
  }

//second face-------------------------------------------------------------------

  spinRight();
  frontColor = getFrontColor();
  sideColor = getRightColor();
  edge = findEdge(frontColor, sideColor);
  skipAlgorithm = false;
  switch (edge[0]) {
    case "front":
      if (edge[2] == "right"){
        skipAlgorithm = true;
      }
      else if (edge[2] == "left") {
        midEdgeLeftAlgorithm();
        up();
        up();
        midEdgeRightAlgorithm();
        midEdgeRightAlgorithm();
        up();
        up();
      }
      else if (edge[2] == "up") {

      }
      break;
    case "right":
      if (edge[2] == "front"){
        midEdgeRightAlgorithm();
        up();
        up();
      }
      else if (edge[2] == "up") {
        up();
      }
      else if (edge[2] == "back") {
        spinLeft();
        midEdgeRightAlgorithm();
        spinRight();
        upInverted();
        midEdgeRightAlgorithm();
        midEdgeRightAlgorithm();
        up();
        up();
      }
      break;
    case "back":
      if (edge[2] == "right"){
        spinLeft();
        midEdgeRightAlgorithm();
        spinRight();
        upInverted();
      }
      else if (edge[2] == "up") {
        up();
        up();
      }
      else if (edge[2] == "left") {
        spinRight();
        midEdgeLeftAlgorithm();
        spinLeft();
        up();
      }
      break;
    case "left":
      if (edge[2] == "back"){
        spinRight();
        midEdgeLeftAlgorithm();
        spinLeft();
        up();
        midEdgeRightAlgorithm();
        midEdgeRightAlgorithm();
        up();
        up();
      }
      else if (edge[2] == "up") {
        upInverted();
      }
      else if (edge[2] == "front") {
        midEdgeLeftAlgorithm();
        up();
        up();
      }
      break;
    case "up":
      if (edge[2] == "front"){
        midEdgeRightAlgorithm();
        midEdgeRightAlgorithm();
        up();
        up();
      }
      else if (edge[2] == "right") {
        up();
        midEdgeRightAlgorithm();
        midEdgeRightAlgorithm();
        up();
        up();
      }
      else if (edge[2] == "back") {
        up();
        up();
        midEdgeRightAlgorithm();
        midEdgeRightAlgorithm();
        up();
        up();
      }
      else if (edge[2] == "left") {
        upInverted();
        midEdgeRightAlgorithm();
        midEdgeRightAlgorithm();
        up();
        up();
      }
      break;
    default:
  }
  if (!skipAlgorithm) {
    midEdgeRightAlgorithm();
  }
  frontColor = getFrontColor();
  sideColor = getLeftColor();
  edge = findEdge(frontColor, sideColor);
  skipAlgorithm = false;
  switch (edge[0]) {
    case "front":
      if (edge[2] == "left"){
        skipAlgorithm = true;
      }
      else if (edge[2] == "up") {

      }
      else if (edge[2] == "right") {
        console.log("Mid Edge Solve error");
      }
      break;
    case "right":
      if (edge[2] == "front"){
        console.log("Mid Edge Solve error");
      }
      else if (edge[2] == "up") {
        up();
      }
      else if (edge[2] == "back") {
        spinLeft();
        midEdgeRightAlgorithm();
        spinRight();
        upInverted();
        midEdgeLeftAlgorithm();
        midEdgeLeftAlgorithm();
        up();
        up();
      }
      break;
    case "back":
      if (edge[2] == "right"){
        spinLeft();
        midEdgeRightAlgorithm();
        spinRight();
        upInverted();
      }
      else if (edge[2] == "up") {
        up();
        up();
      }
      else if (edge[2] == "left") {
        spinRight();
        midEdgeLeftAlgorithm();
        spinLeft();
        up();
      }
      break;
    case "left":
      if (edge[2] == "back"){
        spinRight();
        midEdgeLeftAlgorithm();
        spinLeft();
        up();
        midEdgeLeftAlgorithm();
        midEdgeLeftAlgorithm();
        up();
        up();
      }
      else if (edge[2] == "up") {
        upInverted();
      }
      else if (edge[2] == "front") {
        midEdgeLeftAlgorithm();
        up();
        up();
      }
      break;
    case "up":
      if (edge[2] == "front"){
        midEdgeLeftAlgorithm();
        midEdgeLeftAlgorithm();
        up();
        up();
      }
      else if (edge[2] == "right") {
        up();
        midEdgeLeftAlgorithm();
        midEdgeLeftAlgorithm();
        up();
        up();
      }
      else if (edge[2] == "back") {
        up();
        up();
        midEdgeLeftAlgorithm();
        midEdgeLeftAlgorithm();
        up();
        up();
      }
      else if (edge[2] == "left") {
        upInverted();
        midEdgeLeftAlgorithm();
        midEdgeLeftAlgorithm();
        up();
        up();
      }
      break;
    default:

  }
  if (!skipAlgorithm){
    midEdgeLeftAlgorithm();
  }

// third face ------------------------------------------------------------------
  spinRight();
  frontColor = getFrontColor();
  sideColor = getRightColor();
  edge = findEdge(frontColor, sideColor);
  skipAlgorithm = false;
  switch (edge[0]) {
    case "front":
      if (edge[2] == "right"){
        skipAlgorithm = true;
      }
      else if (edge[2] == "left") {
        midEdgeLeftAlgorithm();
        up();
        up();
        midEdgeRightAlgorithm();
        midEdgeRightAlgorithm();
        up();
        up();
      }
      else if (edge[2] == "up") {

      }
      break;
    case "right":
      if (edge[2] == "front"){
        midEdgeRightAlgorithm();
        up();
        up();
      }
      else if (edge[2] == "up") {
        up();
      }
      else if (edge[2] == "back") {
        spinLeft();
        midEdgeRightAlgorithm();
        spinRight();
        upInverted();
        midEdgeRightAlgorithm();
        midEdgeRightAlgorithm();
        up();
        up();
      }
      break;
    case "back":
      if (edge[2] == "right"){
        spinLeft();
        midEdgeRightAlgorithm();
        spinRight();
        upInverted();
      }
      else if (edge[2] == "up") {
        up();
        up();
      }
      else if (edge[2] == "left") {
        spinRight();
        midEdgeLeftAlgorithm();
        spinLeft();
        up();
      }
      break;
    case "left":
      if (edge[2] == "back"){
        spinRight();
        midEdgeLeftAlgorithm();
        spinLeft();
        up();
        midEdgeRightAlgorithm();
        midEdgeRightAlgorithm();
        up();
        up();
      }
      else if (edge[2] == "up") {
        upInverted();
      }
      else if (edge[2] == "front") {
        midEdgeLeftAlgorithm();
        up();
        up();
      }
      break;
    case "up":
      if (edge[2] == "front"){
        midEdgeRightAlgorithm();
        midEdgeRightAlgorithm();
        up();
        up();
      }
      else if (edge[2] == "right") {
        up();
        midEdgeRightAlgorithm();
        midEdgeRightAlgorithm();
        up();
        up();
      }
      else if (edge[2] == "back") {
        up();
        up();
        midEdgeRightAlgorithm();
        midEdgeRightAlgorithm();
        up();
        up();
      }
      else if (edge[2] == "left") {
        upInverted();
        midEdgeRightAlgorithm();
        midEdgeRightAlgorithm();
        up();
        up();
      }
      break;
    default:
  }
  if (!skipAlgorithm) {
    midEdgeRightAlgorithm();
  }
  frontColor = getFrontColor();
  sideColor = getLeftColor();
  edge = findEdge(frontColor, sideColor);
  skipAlgorithm = false;
  switch (edge[0]) {
    case "front":
      if (edge[2] == "left"){
        skipAlgorithm = true;
      }
      else if (edge[2] == "up") {

      }
      else if (edge[2] == "right") {
        console.log("Mid Edge Solve error");
      }
      break;
    case "right":
      if (edge[2] == "front"){
        console.log("Mid Edge Solve error");
      }
      else if (edge[2] == "up") {
        up();
      }
      else if (edge[2] == "back") {
        spinLeft();
        midEdgeRightAlgorithm();
        spinRight();
        upInverted();
        midEdgeLeftAlgorithm();
        midEdgeLeftAlgorithm();
        up();
        up();
      }
      break;
    case "back":
      if (edge[2] == "right"){
        spinLeft();
        midEdgeRightAlgorithm();
        spinRight();
        upInverted();
      }
      else if (edge[2] == "up") {
        up();
        up();
      }
      else if (edge[2] == "left") {
        spinRight();
        midEdgeLeftAlgorithm();
        spinLeft();
        up();
      }
      break;
    case "left":
      if (edge[2] == "back"){
        spinRight();
        midEdgeLeftAlgorithm();
        spinLeft();
        up();
        midEdgeLeftAlgorithm();
        midEdgeLeftAlgorithm();
        up();
        up();
      }
      else if (edge[2] == "up") {
        upInverted();
      }
      else if (edge[2] == "front") {
        midEdgeLeftAlgorithm();
        up();
        up();
      }
      break;
    case "up":
      if (edge[2] == "front"){
        midEdgeLeftAlgorithm();
        midEdgeLeftAlgorithm();
        up();
        up();
      }
      else if (edge[2] == "right") {
        up();
        midEdgeLeftAlgorithm();
        midEdgeLeftAlgorithm();
        up();
        up();
      }
      else if (edge[2] == "back") {
        up();
        up();
        midEdgeLeftAlgorithm();
        midEdgeLeftAlgorithm();
        up();
        up();
      }
      else if (edge[2] == "left") {
        upInverted();
        midEdgeLeftAlgorithm();
        midEdgeLeftAlgorithm();
        up();
        up();
      }
      break;
    default:

  }
  if (!skipAlgorithm){
    midEdgeLeftAlgorithm();
  }

//fourth face ------------------------------------------------------------------
  spinRight();
  frontColor = getFrontColor();
  sideColor = getRightColor();
  edge = findEdge(frontColor, sideColor);
  skipAlgorithm = false;
  switch (edge[0]) {
    case "front":
      if (edge[2] == "right"){
        skipAlgorithm = true;
      }
      else if (edge[2] == "left") {
        midEdgeLeftAlgorithm();
        up();
        up();
        midEdgeRightAlgorithm();
        midEdgeRightAlgorithm();
        up();
        up();
      }
      else if (edge[2] == "up") {

      }
      break;
    case "right":
      if (edge[2] == "front"){
        midEdgeRightAlgorithm();
        up();
        up();
      }
      else if (edge[2] == "up") {
        up();
      }
      else if (edge[2] == "back") {
        spinLeft();
        midEdgeRightAlgorithm();
        spinRight();
        upInverted();
        midEdgeRightAlgorithm();
        midEdgeRightAlgorithm();
        up();
        up();
      }
      break;
    case "back":
      if (edge[2] == "right"){
        spinLeft();
        midEdgeRightAlgorithm();
        spinRight();
        upInverted();
      }
      else if (edge[2] == "up") {
        up();
        up();
      }
      else if (edge[2] == "left") {
        spinRight();
        midEdgeLeftAlgorithm();
        spinLeft();
        up();
      }
      break;
    case "left":
      if (edge[2] == "back"){
        spinRight();
        midEdgeLeftAlgorithm();
        spinLeft();
        up();
        midEdgeRightAlgorithm();
        midEdgeRightAlgorithm();
        up();
        up();
      }
      else if (edge[2] == "up") {
        upInverted();
      }
      else if (edge[2] == "front") {
        midEdgeLeftAlgorithm();
        up();
        up();
      }
      break;
    case "up":
      if (edge[2] == "front"){
        midEdgeRightAlgorithm();
        midEdgeRightAlgorithm();
        up();
        up();
      }
      else if (edge[2] == "right") {
        up();
        midEdgeRightAlgorithm();
        midEdgeRightAlgorithm();
        up();
        up();
      }
      else if (edge[2] == "back") {
        up();
        up();
        midEdgeRightAlgorithm();
        midEdgeRightAlgorithm();
        up();
        up();
      }
      else if (edge[2] == "left") {
        upInverted();
        midEdgeRightAlgorithm();
        midEdgeRightAlgorithm();
        up();
        up();
      }
      break;
    default:
  }
  if (!skipAlgorithm) {
    midEdgeRightAlgorithm();
  }
  frontColor = getFrontColor();
  sideColor = getLeftColor();
  edge = findEdge(frontColor, sideColor);
  skipAlgorithm = false;
  switch (edge[0]) {
    case "front":
      if (edge[2] == "left"){
        skipAlgorithm = true;
      }
      else if (edge[2] == "up") {

      }
      else if (edge[2] == "right") {
        console.log("Mid Edge Solve error");
      }
      break;
    case "right":
      if (edge[2] == "front"){
        console.log("Mid Edge Solve error");
      }
      else if (edge[2] == "up") {
        up();
      }
      else if (edge[2] == "back") {
        spinLeft();
        midEdgeRightAlgorithm();
        spinRight();
        upInverted();
        midEdgeLeftAlgorithm();
        midEdgeLeftAlgorithm();
        up();
        up();
      }
      break;
    case "back":
      if (edge[2] == "right"){
        spinLeft();
        midEdgeRightAlgorithm();
        spinRight();
        upInverted();
      }
      else if (edge[2] == "up") {
        up();
        up();
      }
      else if (edge[2] == "left") {
        spinRight();
        midEdgeLeftAlgorithm();
        spinLeft();
        up();
      }
      break;
    case "left":
      if (edge[2] == "back"){
        spinRight();
        midEdgeLeftAlgorithm();
        spinLeft();
        up();
        midEdgeLeftAlgorithm();
        midEdgeLeftAlgorithm();
        up();
        up();
      }
      else if (edge[2] == "up") {
        upInverted();
      }
      else if (edge[2] == "front") {
        midEdgeLeftAlgorithm();
        up();
        up();
      }
      break;
    case "up":
      if (edge[2] == "front"){
        midEdgeLeftAlgorithm();
        midEdgeLeftAlgorithm();
        up();
        up();
      }
      else if (edge[2] == "right") {
        up();
        midEdgeLeftAlgorithm();
        midEdgeLeftAlgorithm();
        up();
        up();
      }
      else if (edge[2] == "back") {
        up();
        up();
        midEdgeLeftAlgorithm();
        midEdgeLeftAlgorithm();
        up();
        up();
      }
      else if (edge[2] == "left") {
        upInverted();
        midEdgeLeftAlgorithm();
        midEdgeLeftAlgorithm();
        up();
        up();
      }
      break;
    default:

  }
  if (!skipAlgorithm){
    midEdgeLeftAlgorithm();
  }
}


function solveTopCross(){
  let topColors = getFaceColors("up");
  let n = 0;
  while (n<5){
    topColors = getFaceColors("up");
    if (topColors[1] == topColors[4] && topColors[3] == topColors[4] && topColors[5] == topColors[4] && topColors[7]){
      break;
    }
    else if (topColors[1] == topColors[4] && topColors[7] == topColors[4]) {
      up();
    }
    else if (topColors[5] == topColors[4] && topColors[7] == topColors[4]) {
      up();
      up();
    }
    else if (topColors[1] == topColors[4] && topColors[5] == topColors[4]) {
      upInverted();
    }
    else if (topColors[3] == topColors[4] && topColors[7] == topColors[4]) {
      up();
    }
    n+=1;
    if (n>=5){
      console.log("Top Cross Solve Error");
      break;
    }
    topCrossAlgorithm();
  }
}

function solveMidCrosses(){
  let n=0;
  let complete = false;
  let results = [];
  while (n<3){
    for (let i=0; i<4; i++){
      results = checkMidCrosses();
      if (results[2] && results[3]){
        complete = true;
        break;
      }
      else if (results[0] && results[3]) {
        spinRight();
        spinRight();
        spinRight();
        complete = true;
        break;
      }
      else if (results[0] && results[1]) {
        spinRight();
        spinRight();
        complete = true;
        break;
      }
      else if (results[1] && results[2]) {
        spinRight();
        complete = true;
        break;
      }
      else {
        up();
      }
    }
    if (complete){
      if (results[0] && results[1] && results[2] && results[3]){}
      else {midCrossesAlgorithm();}
      break;
    }
    n++;
    midCrossesAlgorithm();
    if (n>=3){
      console.log("Failed Solving Mid Crosses");
    }
  }
  results = checkMidCrosses();
  if (results[0] && results[1] && results[2] && results[3]){}
  else {console.log("Error Solving Mid Crosses");
        console.log(checkMidCrosses())}
}

function solveTopCornerPositions(){
  let results = [];
  results = cornerPositions();
  if (results[0] && results[1] && results[4] && results[5]){}
  else {
    for(let i=0; i<6; i++){
      results = cornerPositions();

      if (results[0] && results[1] && results[4] && results[5]){break;}

      else if (results[0] || results[1] || results[4] || results[5]){
        if (results[0]){
          spinRight();
          shuffleTopCornersAlgorithm();
        }
        else if (results[1]) {
          shuffleTopCornersAlgorithm();
        }
        else if (results[4]) {
          spinRight();
          spinRight();
          shuffleTopCornersAlgorithm();
        }
        else if (results[5]) {
          spinLeft();
          shuffleTopCornersAlgorithm();
        }
      }
      else {
        shuffleTopCornersAlgorithm();
      }
    }
  }
}

function solveTopCornerRotation(){
  if (checkIsSolved()){return;}
  for (let i=0; i<4; i++){
    if (isCornerRotationCorrect(2)){spinRight();}
    else {break;}
    if (i >= 4){console.log("Error Solving Top Corner Positions");}
  }
  if (checkIsSolved()){return;}
  for (let i=0; i<3; i++){
    if (isCornerRotationCorrect(2)){break;}
    else {
      finalCornerRepeatAlgorithm();
      finalCornerRepeatAlgorithm();
    }
    if (i>=3){console.log("Error Solving Top Corner Rotation");}
  }
  if (checkIsSolved()){return;}
  for (i=0; i<3; i++){
    if (isCornerRotationCorrect(1)){break;}
    else {
      upInverted();
      finalCornerRepeatAlgorithm();
      finalCornerRepeatAlgorithm();
      up();
    }
    if (i>=3){console.log("Error Solving Top Corner Rotation");}
  }
  if (checkIsSolved()){return;}
  for (i=0; i<3; i++){
    if (isCornerRotationCorrect(5)){break;}
    else {
      upInverted();
      upInverted();
      finalCornerRepeatAlgorithm();
      finalCornerRepeatAlgorithm();
      up();
      up();
    }
    if (i>=3){console.log("Error Solving Top Corner Rotation");}
  }
  if (checkIsSolved()){return;}
  for (i=0; i<3; i++){
    if (isCornerRotationCorrect(6)){break;}
    else{
      up();
      finalCornerRepeatAlgorithm();
      finalCornerRepeatAlgorithm();
      upInverted();
    }
    if (i>=3){console.log("Error Solving Top Corner Rotation");}
  }
  if (checkIsSolved()){return;}
  else{console.log("Error In Final Solve");}
}

function midEdgeRightAlgorithm(){
  up();
  right();
  upInverted();
  rightInverted();
  upInverted();
  frontInverted();
  up();
  front();
}

// ── square.js
class Square{
  constructor(color, size){
    this.color = color;
    this.size = size;
    this.address;
  }
}
